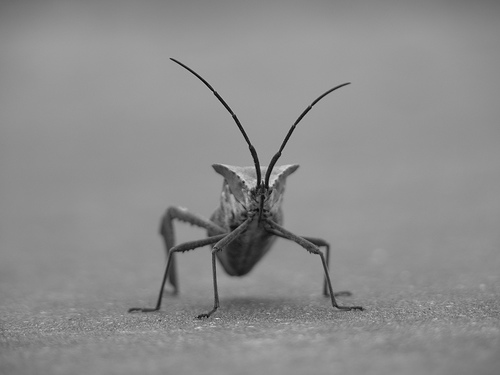
#> input picture TOPICOS VARIADOS DE PYTHON/Processamento de imagens/stinkbug.png, 500 x 375 px, found by its file name
$ python ex2.py
#> lines starting #> are read from the running program, lines starting #| are printed output that depends on the picture
import matplotlib.pyplot as plt
import matplotlib.image as mpimg
import numpy as np
import random

caminho = r"C:\Users\User\Desktop\SME0332\TOPICOS VARIADOS DE PYTHON\Processamento de imagens\stinkbug.png"

img = mpimg.imread(caminho)
#> img is the input picture: shape (375, 500, 3) float32; min 0, max 0.851, mean 0.551

if len(img.shape) > 2:  # aqui a gente garante que a imagem é 2D
    img_cinza = img[:, :, 0]
else:
    img_cinza = img


def manchador(img, num_manchas=20):

#> called with num_manchas = 30
    img_new = np.copy(img)

    h, w = img_new.shape
#> h = 375; w = 500

    for i in range(num_manchas):
        cx = random.randint(0, w)
        cy = random.randint(0, h)
        raio = random.randint(5, 20)
        cor = random.choice([0.0, 1.0])

        y_min = max(0, cy - raio)
        y_max = min(h, cy + raio)
        x_min = max(0, cx - raio)
        x_max = min(w, cx + raio)

        for y in range(y_min, y_max):
            for x in range(x_min, x_max):
                distancia_sq = (x - cx) ** 2 + (y - cy) ** 2

                if distancia_sq <= raio**2:
                    img_new[y, x] = cor
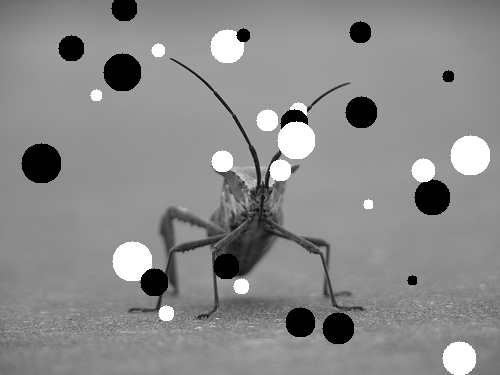
#> img_new: shape (375, 500) float32; min 0, max 1, mean 0.543
    return img_new


dirty_work = manchador(img_cinza, num_manchas=30)

plt.imshow(dirty_work, cmap="gray")
plt.title("Stinkbug sujo de bolinhas")
plt.show()
